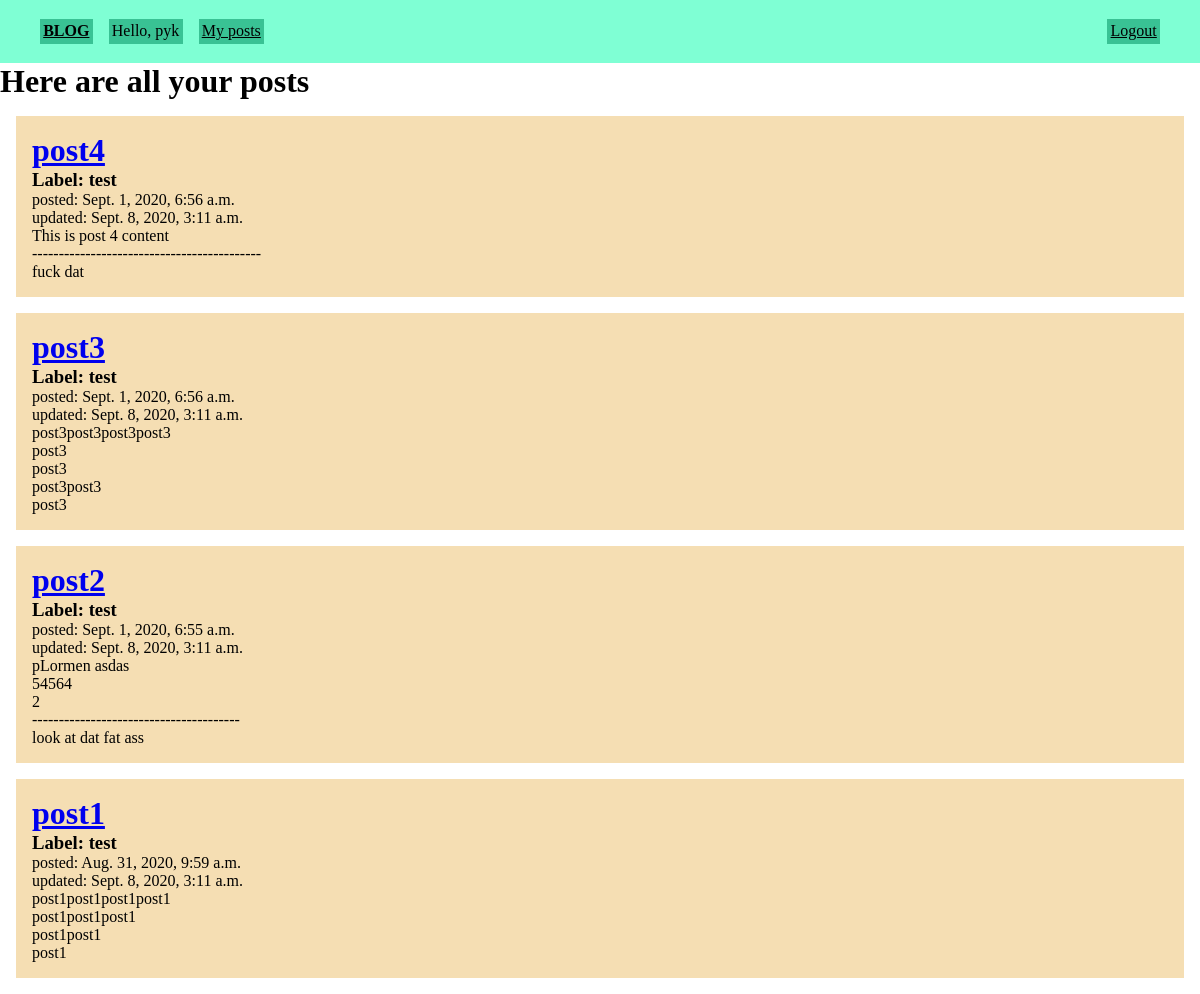
/posts/user_post_list/ (signed in), run on an earlier commit of the app's database.
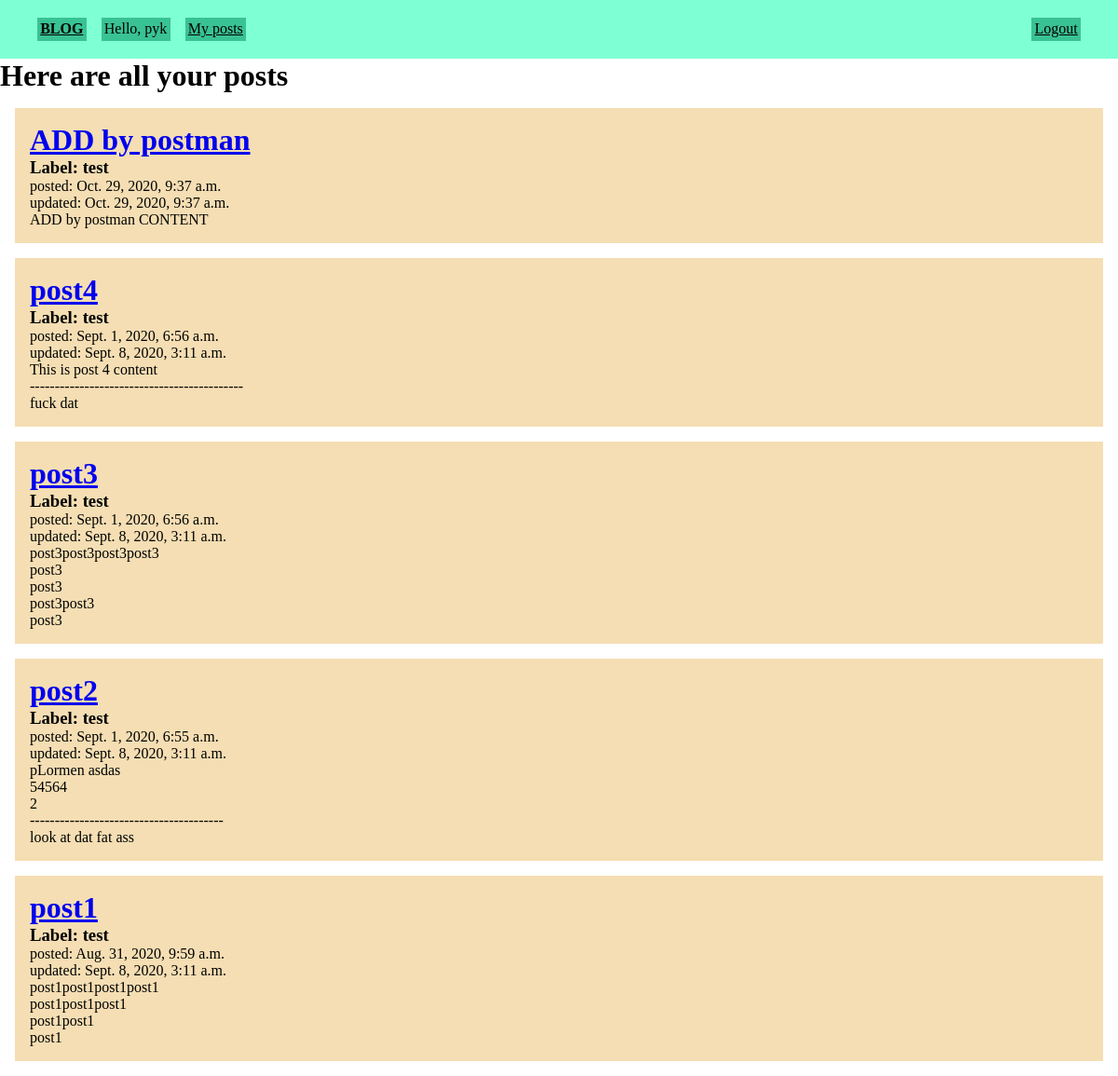
And on a later commit of the database.
### posts/models.py (models this page shows, shortened)
class Post(models.Model):
    title = models.CharField(max_length=120, blank=False)
    user = models.ForeignKey(settings.AUTH_USER_MODEL, on_delete=models.SET_NULL, null=True)
    content = models.TextField(blank=True)
    draft = models.BooleanField(default=False, blank=False)
    updated = models.DateTimeField(auto_now=True, auto_now_add=False)
    timestamp = models.DateTimeField(auto_now=False, auto_now_add=True)
    label = models.ManyToManyField(Label)
    objects = PostManager()
    class Meta:
        ordering = ['-timestamp']

class Label(models.Model):
    name = models.CharField(max_length=100)

### posts/views.py (the view)
# urls.py: path('user_post_list/', UserPostListView.as_view(), name='user_post_list'),
class UserPostListView(ListView):
    context_object_name = 'posts'
    template_name = 'posts/user_post_list.html'
    @method_decorator(login_required)
    def dispatch(self, *args, **kwargs):
        return super(UserPostListView, self).dispatch(*args, **kwargs)
    def get_queryset(self):
        return Post.objects.user_post(self.request.user)

### posts/models.py (called while the page is built)
    def user_post(self, user):
        return super(PostManager, self).filter(user=user)

### posts/templates/posts/user_post_list.html (shortened to what this page needs)
{% extends "posts/base.html" %}
{% load static %}
{% block extra_head %}
  <link rel="stylesheet" href="{% static 'posts/css/posts_list.css' %}">
  <link rel="stylesheet" href="{% static 'posts/css/posts_base.css' %}">
{% endblock %}
{% block content %}
  <h1>Here are all your posts</h1>
  {% for post in posts %}
  <div class="post-div">
    <h1><a href="{% url 'posts:post_detail' pk=post.pk %}">{{ post.title }}</a></h1>
    <h3>Label: {% for label in post.label.all %} <span>{{label.name}}</span> {% endfor %}</h3>
    <p>posted: {{ post.timestamp }}</p>
    <p>updated: {{ post.updated }}</p>
    <p>{{ post.content | linebreaks }}</p>
  </div>
  {% endfor %}
{% endblock %}

What changed in the data, as far as the page shows it:
added Post: title "ADD by postman", timestamp "Oct. 29, 2020, 9:37 a.m.", updated "Oct. 29, 2020, 9:37 a.m.", content "ADD by postman CONTENT", Label (name "test")
